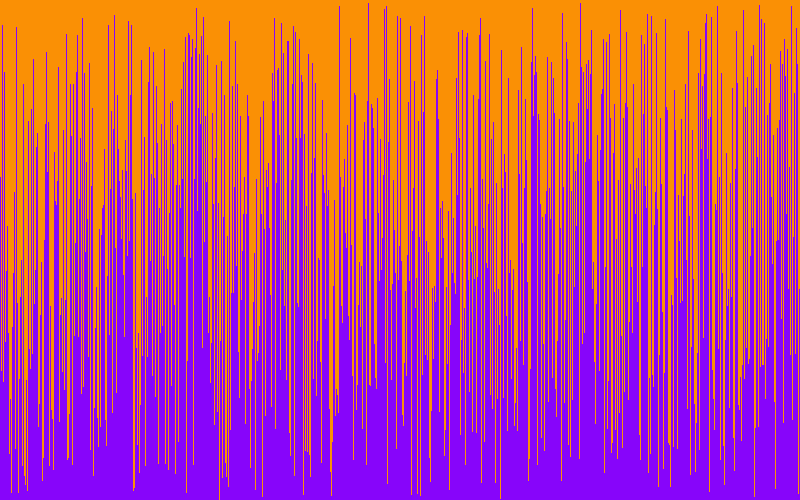
Frame 1 (no input)
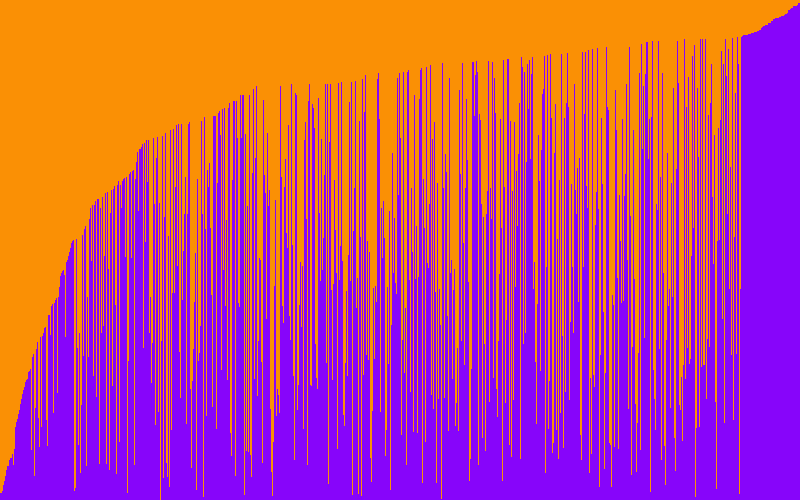
Frame 60 (the mouse pressed at the canvas centre just before this capture)
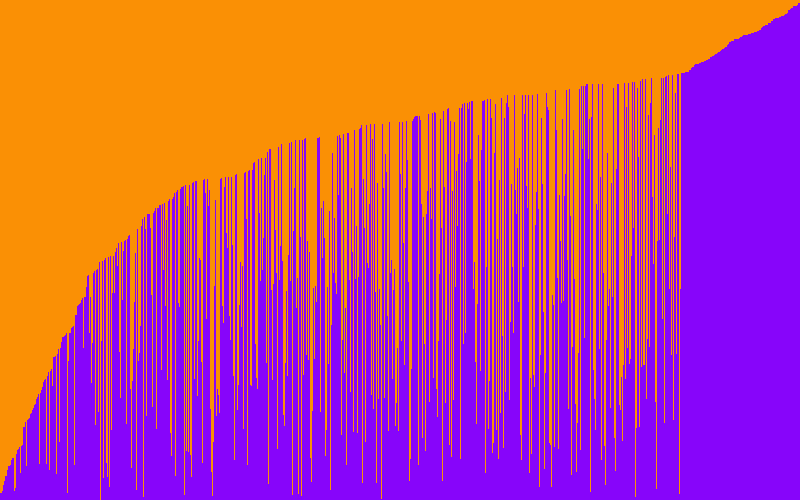
Frame 120 (the mouse held since frame 60 and released just before this capture)

The Processing sketch that drew these frames (run headless with seeded random() and noise(); from frame 60 on, the mouse is pressed at the canvas centre):

// Processing sketch: VisualArraySorter
// ── VisualArraySorter.pde
import java.util.Random;
//1. create an array of ints. don't initialize it yet.
int[] iList;
void setup() {
  //2. set the size of your window
  //  if you are using Processing 3, you cannot use variables
  //  because the developers don't know how programming is supposed to work.
size(800,500);
  //3. initialize your array with the built in width variable
  iList = new int[width];
  //4. initialize the ints in the array with random numbers
  //   from 0 to the built in height variable
  for(int i= 0; i<width; i++){
    iList[i] = (int)random(height);
  }
  //5. call the noStroke() method
noStroke();
}

void draw() {
  //6. set the background color with background(r, g, b);
background(250, 144, 5);
  //7. set the color for your graph
fill(135, 5, 250);
  //8. draw a rectangle for each int in your array.
  //   the x value will be the element of the int
  //   the y value will the height variable
  //   the width is 1
  //   the height is negative the value of the int at that element in the array
for(int a = 0; a<iList.length; a++){
  rect(a, height, 1, -iList[a]);
}

  //9. call the stepSort method
stepSort(iList);
  //10. extract the code that randomizes the array into a method. √

  //11. call the method you made in step 10 when the mouse is pressed

}

void randomizeArray(){
  for(int a = 0; a<iList.length; a++){
    Random ran = new Random();
    iList[a] = ran.nextInt(width);
  }
}
void stepSort(int[] arr) {
  for (int i = 1; i < arr.length; i++) {
    if (arr[i - 1] > arr[i]) {
      int t = arr[i];
      arr[i] = arr[i - 1];
      arr[i - 1] = t;
    }
  }
}
